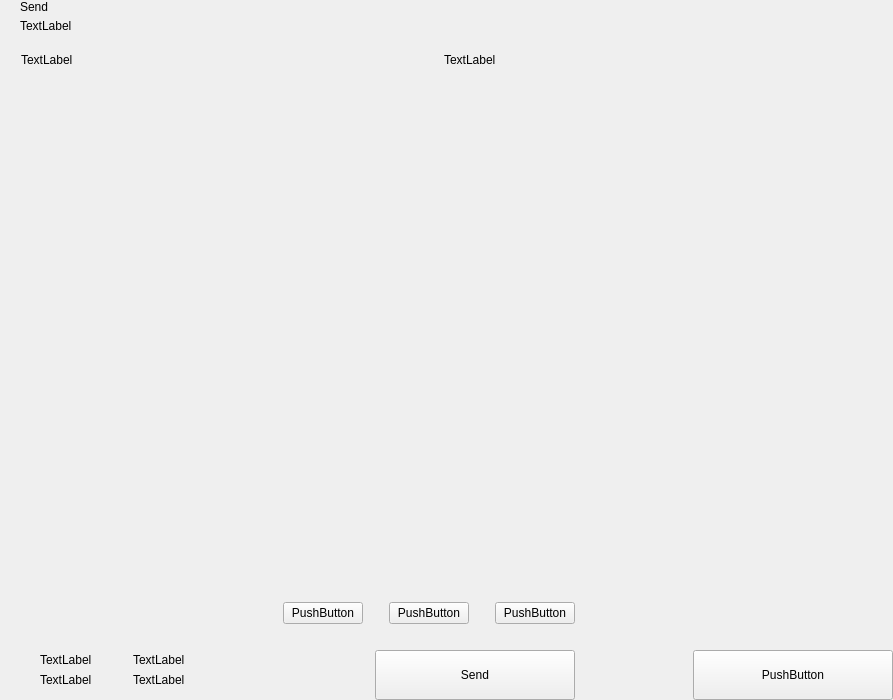
<?xml version="1.0" encoding="UTF-8"?>
<ui version="4.0">
 <class>send</class>
 <widget class="QWidget" name="send">
  <property name="geometry">
   <rect>
    <x>0</x>
    <y>0</y>
    <width>893</width>
    <height>700</height>
   </rect>
  </property>
  <property name="windowTitle">
   <string>Form</string>
  </property>
  <property name="styleSheet">
   <string notr="true">color: rgb(0, 0, 0);</string>
  </property>
  <layout class="QHBoxLayout" name="horizontalLayout_2" stretch="2,1">
   <property name="spacing">
    <number>0</number>
   </property>
   <property name="leftMargin">
    <number>0</number>
   </property>
   <property name="topMargin">
    <number>0</number>
   </property>
   <property name="rightMargin">
    <number>0</number>
   </property>
   <property name="bottomMargin">
    <number>0</number>
   </property>
   <item>
    <widget class="QWidget" name="left" native="true">
     <layout class="QVBoxLayout" name="verticalLayout_3">
      <property name="spacing">
       <number>0</number>
      </property>
      <property name="leftMargin">
       <number>0</number>
      </property>
      <property name="topMargin">
       <number>0</number>
      </property>
      <property name="rightMargin">
       <number>0</number>
      </property>
      <property name="bottomMargin">
       <number>0</number>
      </property>
      <item>
       <layout class="QVBoxLayout" name="verticalLayout_22" stretch="0,0,0,1,0,0,0,0">
        <property name="spacing">
         <number>0</number>
        </property>
        <item>
         <layout class="QHBoxLayout" name="horizontalLayout_3">
          <property name="spacing">
           <number>0</number>
          </property>
          <property name="leftMargin">
           <number>20</number>
          </property>
          <property name="rightMargin">
           <number>20</number>
          </property>
          <item>
           <layout class="QVBoxLayout" name="verticalLayout">
            <property name="spacing">
             <number>5</number>
            </property>
            <item>
             <widget class="QLabel" name="labelTitle">
              <property name="text">
               <string>Send</string>
              </property>
              <property name="alignment">
               <set>Qt::AlignLeading|Qt::AlignLeft|Qt::AlignVCenter</set>
              </property>
             </widget>
            </item>
            <item>
             <widget class="QLabel" name="labelSubtitle1">
              <property name="text">
               <string>TextLabel</string>
              </property>
             </widget>
            </item>
           </layout>
          </item>
          <item>
           <spacer name="horizontalSpacer">
            <property name="orientation">
             <enum>Qt::Horizontal</enum>
            </property>
            <property name="sizeHint" stdset="0">
             <size>
              <width>40</width>
              <height>20</height>
             </size>
            </property>
           </spacer>
          </item>
          <item>
           <layout class="QVBoxLayout" name="verticalLayout_6">
            <property name="spacing">
             <number>0</number>
            </property>
           </layout>
          </item>
         </layout>
        </item>
        <item>
         <spacer name="verticalSpacer_2">
          <property name="orientation">
           <enum>Qt::Vertical</enum>
          </property>
          <property name="sizeType">
           <enum>QSizePolicy::Fixed</enum>
          </property>
          <property name="sizeHint" stdset="0">
           <size>
            <width>20</width>
            <height>20</height>
           </size>
          </property>
         </spacer>
        </item>
        <item>
         <layout class="QHBoxLayout" name="horizontalLayout" stretch="6,0,2">
          <property name="spacing">
           <number>0</number>
          </property>
          <property name="leftMargin">
           <number>10</number>
          </property>
          <property name="topMargin">
           <number>0</number>
          </property>
          <property name="rightMargin">
           <number>20</number>
          </property>
          <property name="bottomMargin">
           <number>0</number>
          </property>
          <item>
           <widget class="QLabel" name="labelSubtitleAddress">
            <property name="styleSheet">
             <string notr="true">margin-left:8px;</string>
            </property>
            <property name="text">
             <string>TextLabel</string>
            </property>
           </widget>
          </item>
          <item>
           <spacer name="horizontalSpacer_3">
            <property name="orientation">
             <enum>Qt::Horizontal</enum>
            </property>
            <property name="sizeType">
             <enum>QSizePolicy::Fixed</enum>
            </property>
            <property name="sizeHint" stdset="0">
             <size>
              <width>40</width>
              <height>1</height>
             </size>
            </property>
           </spacer>
          </item>
          <item>
           <widget class="QLabel" name="labelSubtitleAmount">
            <property name="text">
             <string>TextLabel</string>
            </property>
           </widget>
          </item>
         </layout>
        </item>
        <item>
         <widget class="QScrollArea" name="scrollArea">
          <property name="minimumSize">
           <size>
            <width>0</width>
            <height>350</height>
           </size>
          </property>
          <property name="styleSheet">
           <string notr="true">#scrollArea {
            background:transparent;
            margin-top:10px;
}</string>
          </property>
          <property name="horizontalScrollBarPolicy">
           <enum>Qt::ScrollBarAlwaysOff</enum>
          </property>
          <property name="sizeAdjustPolicy">
           <enum>QAbstractScrollArea::AdjustIgnored</enum>
          </property>
          <property name="widgetResizable">
           <bool>true</bool>
          </property>
          <property name="alignment">
           <set>Qt::AlignLeading|Qt::AlignLeft|Qt::AlignTop</set>
          </property>
          <widget class="QWidget" name="scrollAreaWidgetContents">
           <property name="geometry">
            <rect>
             <x>0</x>
             <y>0</y>
             <width>591</width>
             <height>16</height>
            </rect>
           </property>
           <property name="sizePolicy">
            <sizepolicy hsizetype="Preferred" vsizetype="Maximum">
             <horstretch>0</horstretch>
             <verstretch>0</verstretch>
            </sizepolicy>
           </property>
           <property name="autoFillBackground">
            <bool>false</bool>
           </property>
           <property name="styleSheet">
            <string notr="true">#scrollAreaWidgetContents {
             background:transparent;
             }</string>
           </property>
           <layout class="QVBoxLayout" name="verticalLayout_7">
            <property name="spacing">
             <number>0</number>
            </property>
            <property name="sizeConstraint">
             <enum>QLayout::SetDefaultConstraint</enum>
            </property>
            <property name="leftMargin">
             <number>0</number>
            </property>
            <property name="topMargin">
             <number>0</number>
            </property>
            <property name="rightMargin">
             <number>0</number>
            </property>
            <property name="bottomMargin">
             <number>0</number>
            </property>
           </layout>
          </widget>
         </widget>
        </item>
        <item>
         <spacer name="verticalSpacer_4">
          <property name="orientation">
           <enum>Qt::Vertical</enum>
          </property>
          <property name="sizeType">
           <enum>QSizePolicy::Fixed</enum>
          </property>
          <property name="sizeHint" stdset="0">
           <size>
            <width>20</width>
            <height>20</height>
           </size>
          </property>
         </spacer>
        </item>
        <item>
         <layout class="QHBoxLayout" name="horizontalLayout_20">
          <property name="spacing">
           <number>6</number>
          </property>
          <property name="rightMargin">
           <number>20</number>
          </property>
          <item>
           <spacer name="horizontalSpacer_4">
            <property name="orientation">
             <enum>Qt::Horizontal</enum>
            </property>
            <property name="sizeHint" stdset="0">
             <size>
              <width>40</width>
              <height>20</height>
             </size>
            </property>
           </spacer>
          </item>
          <item>
           <widget class="QPushButton" name="pushButtonFee">
            <property name="text">
             <string>PushButton</string>
            </property>
           </widget>
          </item>
          <item>
           <spacer name="horizontalSpacer_11">
            <property name="orientation">
             <enum>Qt::Horizontal</enum>
            </property>
            <property name="sizeType">
             <enum>QSizePolicy::Minimum</enum>
            </property>
            <property name="sizeHint" stdset="0">
             <size>
              <width>20</width>
              <height>20</height>
             </size>
            </property>
           </spacer>
          </item>
          <item>
           <widget class="QPushButton" name="pushButtonClear">
            <property name="layoutDirection">
             <enum>Qt::RightToLeft</enum>
            </property>
            <property name="text">
             <string>PushButton</string>
            </property>
           </widget>
          </item>
          <item>
           <spacer name="horizontalSpacer_6">
            <property name="orientation">
             <enum>Qt::Horizontal</enum>
            </property>
            <property name="sizeType">
             <enum>QSizePolicy::Fixed</enum>
            </property>
            <property name="sizeHint" stdset="0">
             <size>
              <width>20</width>
              <height>20</height>
             </size>
            </property>
           </spacer>
          </item>
          <item>
           <widget class="QPushButton" name="pushButtonAddRecipient">
            <property name="text">
             <string>PushButton</string>
            </property>
           </widget>
          </item>
         </layout>
        </item>
        <item>
         <spacer name="verticalSpacer">
          <property name="orientation">
           <enum>Qt::Vertical</enum>
          </property>
          <property name="sizeType">
           <enum>QSizePolicy::Fixed</enum>
          </property>
          <property name="sizeHint" stdset="0">
           <size>
            <width>20</width>
            <height>16</height>
           </size>
          </property>
         </spacer>
        </item>
        <item>
         <layout class="QHBoxLayout" name="horizontalLayout_7">
          <property name="rightMargin">
           <number>20</number>
          </property>
          <item>
           <layout class="QHBoxLayout" name="horizontalLayout_10">
            <property name="spacing">
             <number>0</number>
            </property>
            <property name="leftMargin">
             <number>8</number>
            </property>
            <item>
             <widget class="QStackedWidget" name="stackedWidget">
              <property name="minimumSize">
               <size>
                <width>0</width>
                <height>60</height>
               </size>
              </property>
              <property name="maximumSize">
               <size>
                <width>16777215</width>
                <height>60</height>
               </size>
              </property>
              <widget class="QWidget" name="page1">
               <layout class="QVBoxLayout" name="verticalLayout_71" stretch="0">
                <property name="spacing">
                 <number>6</number>
                </property>
                <property name="leftMargin">
                 <number>12</number>
                </property>
                <property name="topMargin">
                 <number>0</number>
                </property>
                <property name="rightMargin">
                 <number>0</number>
                </property>
                <property name="bottomMargin">
                 <number>0</number>
                </property>
                <item>
                 <widget class="QWidget" name="coinWidget" native="true">
                  <property name="minimumSize">
                   <size>
                    <width>0</width>
                    <height>60</height>
                   </size>
                  </property>
                  <property name="maximumSize">
                   <size>
                    <width>16777215</width>
                    <height>60</height>
                   </size>
                  </property>
                  <layout class="QHBoxLayout" name="horizontalLayout_9">
                   <property name="spacing">
                    <number>0</number>
                   </property>
                   <property name="leftMargin">
                    <number>20</number>
                   </property>
                   <property name="topMargin">
                    <number>10</number>
                   </property>
                   <property name="rightMargin">
                    <number>20</number>
                   </property>
                   <property name="bottomMargin">
                    <number>10</number>
                   </property>
                   <item>
                    <layout class="QVBoxLayout" name="verticalSend">
                     <property name="spacing">
                      <number>0</number>
                     </property>
                     <item>
                      <widget class="QLabel" name="labelTitleTotalSend">
                       <property name="text">
                        <string>TextLabel</string>
                       </property>
                      </widget>
                     </item>
                     <item>
                      <widget class="QLabel" name="labelAmountSend">
                       <property name="text">
                        <string>TextLabel</string>
                       </property>
                      </widget>
                     </item>
                    </layout>
                   </item>
                   <item>
                    <spacer name="horizontalSpacer_9">
                     <property name="orientation">
                      <enum>Qt::Horizontal</enum>
                     </property>
                     <property name="sizeType">
                      <enum>QSizePolicy::Fixed</enum>
                     </property>
                     <property name="sizeHint" stdset="0">
                      <size>
                       <width>20</width>
                       <height>20</height>
                      </size>
                     </property>
                    </spacer>
                   </item>
                   <item>
                    <widget class="QLabel" name="labelLine">
                     <property name="minimumSize">
                      <size>
                       <width>1</width>
                       <height>0</height>
                      </size>
                     </property>
                     <property name="maximumSize">
                      <size>
                       <width>1</width>
                       <height>16777215</height>
                      </size>
                     </property>
                     <property name="text">
                      <string/>
                     </property>
                    </widget>
                   </item>
                   <item>
                    <spacer name="horizontalSpacer_10">
                     <property name="orientation">
                      <enum>Qt::Horizontal</enum>
                     </property>
                     <property name="sizeType">
                      <enum>QSizePolicy::Fixed</enum>
                     </property>
                     <property name="sizeHint" stdset="0">
                      <size>
                       <width>20</width>
                       <height>20</height>
                      </size>
                     </property>
                    </spacer>
                   </item>
                   <item>
                    <layout class="QVBoxLayout" name="verticalRemaining">
                     <property name="spacing">
                      <number>0</number>
                     </property>
                     <item>
                      <widget class="QLabel" name="labelTitleTotalRemaining">
                       <property name="text">
                        <string>TextLabel</string>
                       </property>
                      </widget>
                     </item>
                     <item>
                      <widget class="QLabel" name="labelAmountRemaining">
                       <property name="text">
                        <string>TextLabel</string>
                       </property>
                      </widget>
                     </item>
                    </layout>
                   </item>
                  </layout>
                 </widget>
                </item>
               </layout>
              </widget>
              <widget class="QWidget" name="page_2"/>
             </widget>
            </item>
           </layout>
          </item>
          <item>
           <spacer name="horizontalSpacer_5">
            <property name="orientation">
             <enum>Qt::Horizontal</enum>
            </property>
            <property name="sizeType">
             <enum>QSizePolicy::Expanding</enum>
            </property>
            <property name="sizeHint" stdset="0">
             <size>
              <width>40</width>
              <height>20</height>
             </size>
            </property>
           </spacer>
          </item>
          <item alignment="Qt::AlignBottom">
           <widget class="QPushButton" name="pushButtonSave">
            <property name="minimumSize">
             <size>
              <width>200</width>
              <height>50</height>
             </size>
            </property>
            <property name="maximumSize">
             <size>
              <width>200</width>
              <height>50</height>
             </size>
            </property>
            <property name="text">
             <string>Send</string>
            </property>
           </widget>
          </item>
         </layout>
        </item>
       </layout>
      </item>
     </layout>
    </widget>
   </item>
   <item>
    <widget class="QWidget" name="right" native="true">
     <layout class="QVBoxLayout" name="verticalLayout_5">
      <property name="leftMargin">
       <number>0</number>
      </property>
      <property name="topMargin">
       <number>0</number>
      </property>
      <property name="rightMargin">
       <number>0</number>
      </property>
      <property name="bottomMargin">
       <number>0</number>
      </property>
      <item>
       <layout class="QVBoxLayout" name="verticalLayout_4">
        <property name="spacing">
         <number>6</number>
        </property>
        <item>
         <widget class="OptionButton" name="btnCoinControl" native="true">
          <property name="minimumSize">
           <size>
            <width>0</width>
            <height>50</height>
           </size>
          </property>
         </widget>
        </item>
        <item>
         <widget class="OptionButton" name="btnChangeAddress" native="true">
          <property name="minimumSize">
           <size>
            <width>0</width>
            <height>50</height>
           </size>
          </property>
         </widget>
        </item>
        <item>
         <widget class="OptionButton" name="btnUri" native="true">
          <property name="minimumSize">
           <size>
            <width>0</width>
            <height>50</height>
           </size>
          </property>
         </widget>
        </item>
        <item>
         <spacer name="verticalSpacer_5">
          <property name="orientation">
           <enum>Qt::Vertical</enum>
          </property>
          <property name="sizeHint" stdset="0">
           <size>
            <width>20</width>
            <height>40</height>
           </size>
          </property>
         </spacer>
        </item>
        <item>
         <layout class="QHBoxLayout" name="horizontalLayout_8">
          <item>
           <spacer name="horizontalSpacer_7">
            <property name="orientation">
             <enum>Qt::Horizontal</enum>
            </property>
            <property name="sizeHint" stdset="0">
             <size>
              <width>40</width>
              <height>20</height>
             </size>
            </property>
           </spacer>
          </item>
          <item>
           <widget class="QPushButton" name="pushButtonReset">
            <property name="minimumSize">
             <size>
              <width>200</width>
              <height>50</height>
             </size>
            </property>
            <property name="maximumSize">
             <size>
              <width>200</width>
              <height>50</height>
             </size>
            </property>
            <property name="text">
             <string>PushButton</string>
            </property>
           </widget>
          </item>
         </layout>
        </item>
       </layout>
      </item>
     </layout>
    </widget>
   </item>
  </layout>
 </widget>
 <customwidgets>
  <customwidget>
   <class>OptionButton</class>
   <extends>QWidget</extends>
   <header>qt/pivx/optionbutton.h</header>
   <container>1</container>
  </customwidget>
 </customwidgets>
 <resources/>
 <connections/>
</ui>
